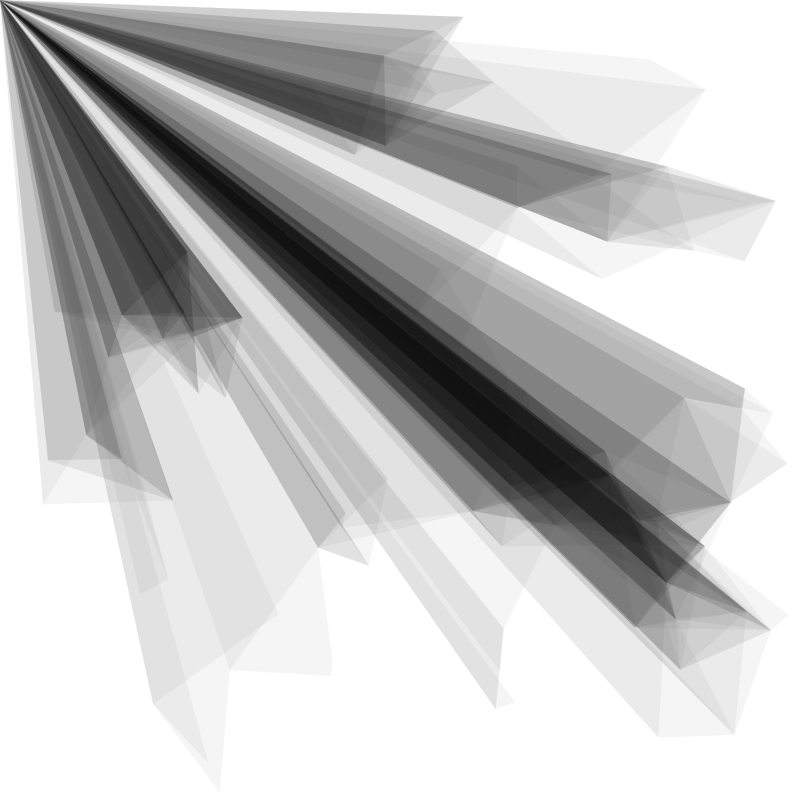
Frame 1 (no input)
Frame 60 (the mouse pressed at the canvas centre just before this capture): identical to frame 1, image omitted
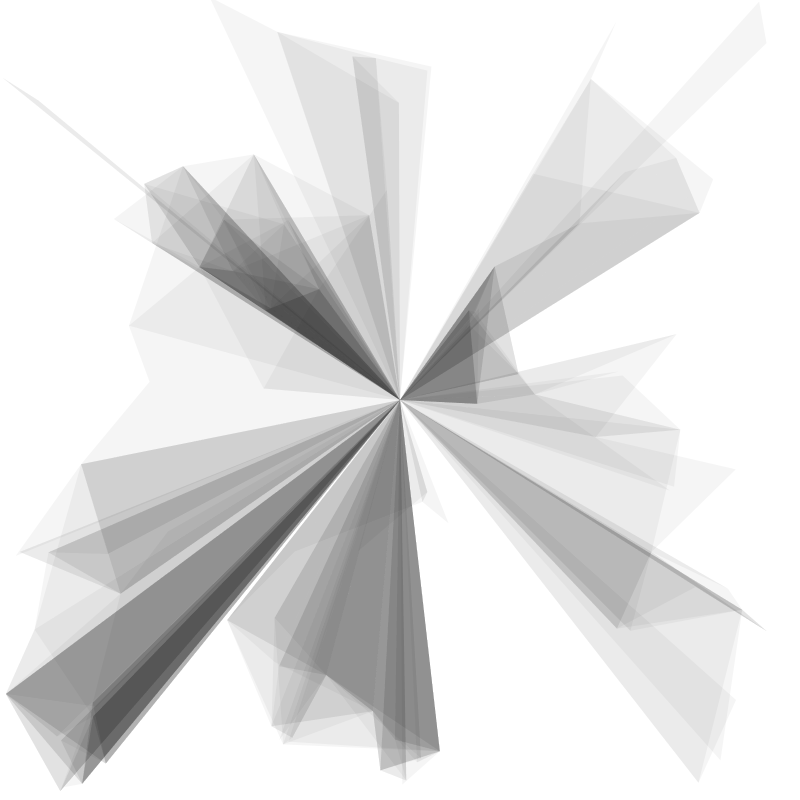
Frame 120 (the mouse held since frame 60 and released just before this capture)

The Processing sketch that drew these frames (run headless with seeded random() and noise(); from frame 60 on, the mouse is pressed at the canvas centre):

// Processing sketch: BA_triangles
// ── BA_triangles.pde
//Array of vectors
ArrayList<dot> dots = new ArrayList<dot>();
//Amount of vectors that later is translated into triangles
int num=100;

void setup() {
  background(255);
  size(800, 800);

  for (int i=0; i<num; i++) {
    // . dot() is the escalar product of two vectors
    dot d=new dot();
    //Adds d to the vector dots, which is an array
    dots.add(d);
  }
}

void draw() {
  noStroke();
  fill(255);
  rect(0, 0, width, height);


  for (int i=0; i<dots.size(); i++) { //.size() gets the length of the array
    dot d1 = dots.get(i); //returns the color of the vector from the array list
    d1.update();
    d1.display();
    for (int j=i+1; j<dots.size(); j++) {
      dot d2=dots.get(j);
      if (dist(d1.x, d1.y, d2.x, d2.y)<100) {
        for (int k=j+1; k<dots.size(); k++) {
          dot d3=dots.get(k);
          if (dist(d2.x, d2.y, d3.x, d3.y)<100) {
            fill(0,10);            
            beginShape(TRIANGLES);
            vertex(d1.x,d1.y); 
            vertex(mouseX, mouseY); 
            vertex(d3.x,d3.y);
            endShape();
          }
        }
      }
    }
  }
}

class dot {


  float   x=random(0, width);
  float   y=random(0, height);
  float   r=random(0, 505);
  float   vx=random(0.5, 1);
  float   vy=random(0.5, 1);
  float   xdir=int(random(2))*2-1;
  float   ydir=int(random(2))*2-1;

  dot() {
  }

  void display() {
    
    fill(0,0);
    ellipse(x, y, r, r); 
    
  }

  void update() {
    //x+=vx*xdir;
    x+= mouseX/100*xdir; 
    //y+=vy*ydir;
    y+=mouseY/100*ydir; 

    if (x<0 || x>width) {
      xdir*=(-1);
    }

    if (y<0 || y>height) {
      ydir*=(-1);
    }
  }
}
